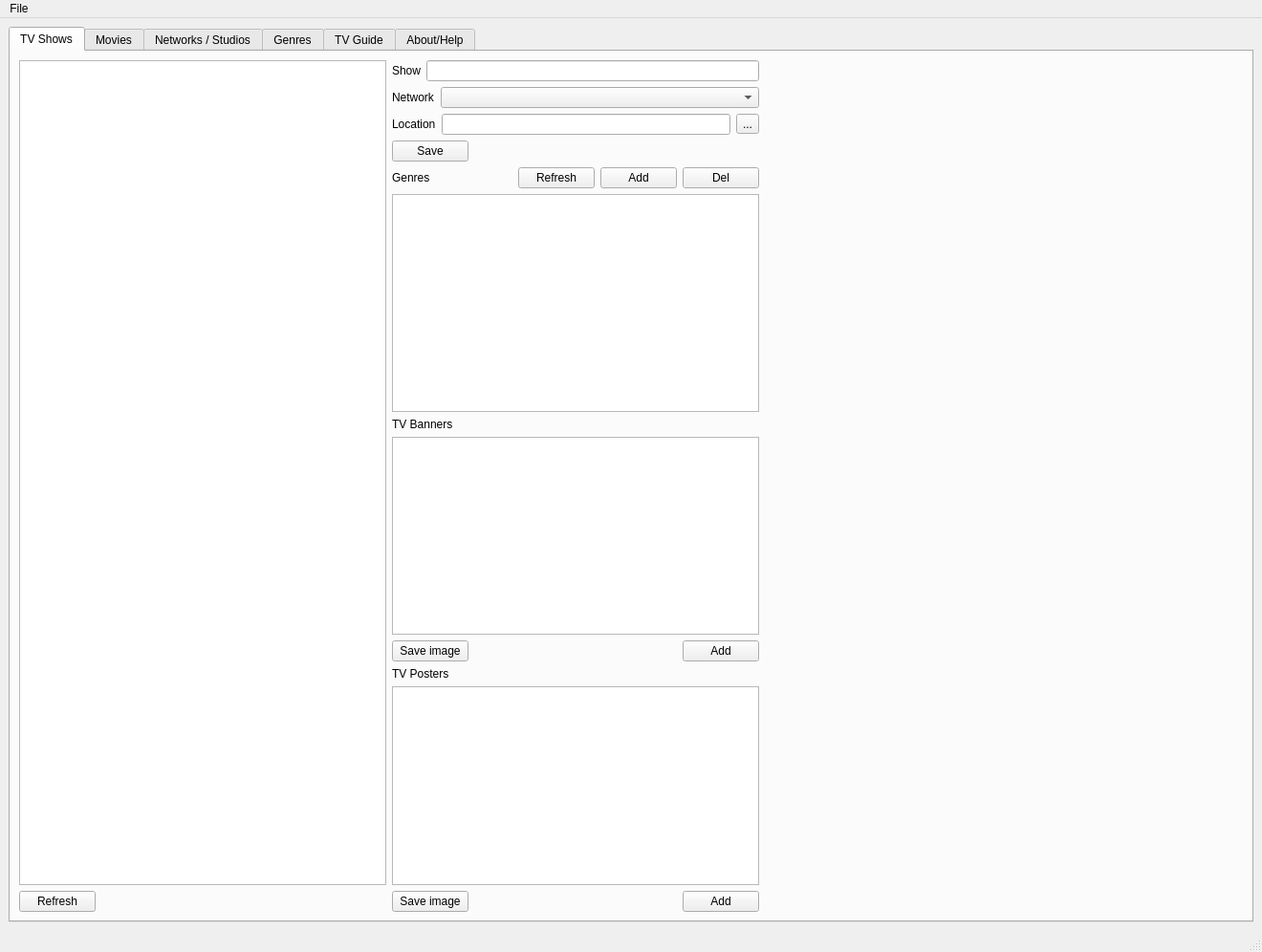
<?xml version="1.0" encoding="UTF-8"?>
<ui version="4.0">
 <class>PseudoTVL</class>
 <widget class="QMainWindow" name="PseudoTVL">
  <property name="geometry">
   <rect>
    <x>0</x>
    <y>0</y>
    <width>1320</width>
    <height>996</height>
   </rect>
  </property>
  <property name="windowTitle">
   <string>PseudoTV Live Manager</string>
  </property>
  <widget class="QWidget" name="centralwidget">
   <layout class="QHBoxLayout" name="horizontalLayout">
    <item>
     <widget class="QTabWidget" name="tabWidget">
      <property name="currentIndex">
       <number>0</number>
      </property>
      <widget class="QWidget" name="TVShowsTab">
       <attribute name="title">
        <string>TV Shows</string>
       </attribute>
       <layout class="QHBoxLayout" name="horizontalLayout_2">
        <item>
         <layout class="QVBoxLayout" name="ShowListLayout">
          <item>
           <widget class="QListWidget" name="ShowListWidget"/>
          </item>
          <item>
           <layout class="QHBoxLayout" name="ShowListRefreshLayout">
            <item>
             <widget class="QPushButton" name="ShowListRefreshButton">
              <property name="text">
               <string>Refresh</string>
              </property>
             </widget>
            </item>
            <item>
             <spacer name="ShowListRefreshSpacer">
              <property name="orientation">
               <enum>Qt::Horizontal</enum>
              </property>
              <property name="sizeHint" stdset="0">
               <size>
                <width>40</width>
                <height>20</height>
               </size>
              </property>
             </spacer>
            </item>
           </layout>
          </item>
         </layout>
        </item>
        <item>
         <layout class="QVBoxLayout" name="middleLayout">
          <item>
           <layout class="QHBoxLayout" name="ShowLayout">
            <item>
             <widget class="QLabel" name="label_3">
              <property name="text">
               <string>Show</string>
              </property>
             </widget>
            </item>
            <item>
             <widget class="QLineEdit" name="lineEdit"/>
            </item>
           </layout>
          </item>
          <item>
           <layout class="QHBoxLayout" name="NetworkDropdownLayout">
            <item>
             <widget class="QLabel" name="label_4">
              <property name="text">
               <string>Network</string>
              </property>
             </widget>
            </item>
            <item>
             <widget class="QComboBox" name="comboBox">
              <property name="sizePolicy">
               <sizepolicy hsizetype="Preferred" vsizetype="Fixed">
                <horstretch>1</horstretch>
                <verstretch>0</verstretch>
               </sizepolicy>
              </property>
             </widget>
            </item>
           </layout>
          </item>
          <item>
           <layout class="QHBoxLayout" name="LocationLayout">
            <item>
             <widget class="QLabel" name="label_5">
              <property name="text">
               <string>Location</string>
              </property>
             </widget>
            </item>
            <item>
             <widget class="QLineEdit" name="lineEdit_2"/>
            </item>
            <item>
             <widget class="QToolButton" name="toolButton">
              <property name="text">
               <string>...</string>
              </property>
             </widget>
            </item>
           </layout>
          </item>
          <item>
           <layout class="QHBoxLayout" name="SaveButtonLayout">
            <item>
             <widget class="QPushButton" name="pushButton_5">
              <property name="text">
               <string>Save</string>
              </property>
             </widget>
            </item>
            <item>
             <spacer name="horizontalSpacer_5">
              <property name="orientation">
               <enum>Qt::Horizontal</enum>
              </property>
              <property name="sizeHint" stdset="0">
               <size>
                <width>40</width>
                <height>20</height>
               </size>
              </property>
             </spacer>
            </item>
           </layout>
          </item>
          <item>
           <layout class="QVBoxLayout" name="GenresLayout">
            <item>
             <layout class="QHBoxLayout" name="GenresButtonLayout">
              <item>
               <widget class="QLabel" name="GenresLabel">
                <property name="text">
                 <string>Genres</string>
                </property>
               </widget>
              </item>
              <item>
               <spacer name="horizontalSpacer_4">
                <property name="orientation">
                 <enum>Qt::Horizontal</enum>
                </property>
                <property name="sizeHint" stdset="0">
                 <size>
                  <width>40</width>
                  <height>20</height>
                 </size>
                </property>
               </spacer>
              </item>
              <item>
               <widget class="QPushButton" name="GenresRefreshButton">
                <property name="text">
                 <string>Refresh</string>
                </property>
               </widget>
              </item>
              <item>
               <widget class="QPushButton" name="GenresAddButton">
                <property name="text">
                 <string>Add</string>
                </property>
               </widget>
              </item>
              <item>
               <widget class="QPushButton" name="pushButton_4">
                <property name="text">
                 <string>Del</string>
                </property>
               </widget>
              </item>
             </layout>
            </item>
            <item>
             <widget class="QListWidget" name="listWidget_2"/>
            </item>
           </layout>
          </item>
          <item>
           <layout class="QVBoxLayout" name="TVBannersLayout">
            <item>
             <widget class="QLabel" name="label_2">
              <property name="text">
               <string>TV Banners</string>
              </property>
             </widget>
            </item>
            <item>
             <widget class="QListWidget" name="listWidget_3"/>
            </item>
            <item>
             <layout class="QHBoxLayout" name="TVBannertsButtonLayou">
              <item>
               <widget class="QPushButton" name="pushButton_6">
                <property name="text">
                 <string>Save image</string>
                </property>
               </widget>
              </item>
              <item>
               <spacer name="horizontalSpacer">
                <property name="orientation">
                 <enum>Qt::Horizontal</enum>
                </property>
                <property name="sizeHint" stdset="0">
                 <size>
                  <width>40</width>
                  <height>20</height>
                 </size>
                </property>
               </spacer>
              </item>
              <item>
               <widget class="QPushButton" name="pushButton_7">
                <property name="text">
                 <string>Add</string>
                </property>
               </widget>
              </item>
             </layout>
            </item>
           </layout>
          </item>
          <item>
           <layout class="QVBoxLayout" name="TVPostersLayout">
            <item>
             <widget class="QLabel" name="label_6">
              <property name="text">
               <string>TV Posters</string>
              </property>
             </widget>
            </item>
            <item>
             <widget class="QListWidget" name="listWidget_4"/>
            </item>
            <item>
             <layout class="QHBoxLayout" name="horizontalLayout_6">
              <item>
               <widget class="QPushButton" name="pushButton_10">
                <property name="text">
                 <string>Save image</string>
                </property>
               </widget>
              </item>
              <item>
               <spacer name="horizontalSpacer_3">
                <property name="orientation">
                 <enum>Qt::Horizontal</enum>
                </property>
                <property name="sizeHint" stdset="0">
                 <size>
                  <width>40</width>
                  <height>20</height>
                 </size>
                </property>
               </spacer>
              </item>
              <item>
               <widget class="QPushButton" name="pushButton_11">
                <property name="text">
                 <string>Add</string>
                </property>
               </widget>
              </item>
             </layout>
            </item>
           </layout>
          </item>
         </layout>
        </item>
        <item>
         <layout class="QVBoxLayout" name="ImagesLayout">
          <item>
           <widget class="QWidget" name="ImageTop" native="true">
            <property name="sizePolicy">
             <sizepolicy hsizetype="Preferred" vsizetype="Preferred">
              <horstretch>0</horstretch>
              <verstretch>1</verstretch>
             </sizepolicy>
            </property>
            <property name="minimumSize">
             <size>
              <width>500</width>
              <height>0</height>
             </size>
            </property>
           </widget>
          </item>
          <item>
           <widget class="QWidget" name="ImageBottom" native="true">
            <property name="sizePolicy">
             <sizepolicy hsizetype="Preferred" vsizetype="Preferred">
              <horstretch>0</horstretch>
              <verstretch>2</verstretch>
             </sizepolicy>
            </property>
           </widget>
          </item>
         </layout>
        </item>
       </layout>
      </widget>
      <widget class="QWidget" name="MoviesTab">
       <attribute name="title">
        <string>Movies</string>
       </attribute>
       <layout class="QHBoxLayout" name="horizontalLayout_3">
        <item>
         <widget class="QListWidget" name="ShowListWidget_2"/>
        </item>
        <item>
         <layout class="QVBoxLayout" name="verticalLayout">
          <item>
           <layout class="QHBoxLayout" name="NetworkDropdownLayout_2">
            <item>
             <widget class="QComboBox" name="comboBox_2">
              <property name="sizePolicy">
               <sizepolicy hsizetype="Preferred" vsizetype="Fixed">
                <horstretch>1</horstretch>
                <verstretch>0</verstretch>
               </sizepolicy>
              </property>
             </widget>
            </item>
            <item>
             <widget class="QToolButton" name="toolButton_3">
              <property name="text">
               <string>...</string>
              </property>
             </widget>
            </item>
           </layout>
          </item>
          <item>
           <widget class="QLineEdit" name="lineEdit_4"/>
          </item>
          <item>
           <layout class="QHBoxLayout" name="SaveButtonLayout_2">
            <item>
             <widget class="QPushButton" name="pushButton_12">
              <property name="text">
               <string>Save</string>
              </property>
             </widget>
            </item>
            <item>
             <spacer name="horizontalSpacer_6">
              <property name="orientation">
               <enum>Qt::Horizontal</enum>
              </property>
              <property name="sizeHint" stdset="0">
               <size>
                <width>40</width>
                <height>20</height>
               </size>
              </property>
             </spacer>
            </item>
           </layout>
          </item>
          <item>
           <layout class="QVBoxLayout" name="GenresLayout_2">
            <item>
             <layout class="QHBoxLayout" name="GenresButtonLayout_2">
              <item>
               <widget class="QLabel" name="GenresLabel_2">
                <property name="text">
                 <string>Genres</string>
                </property>
               </widget>
              </item>
              <item>
               <spacer name="horizontalSpacer_7">
                <property name="orientation">
                 <enum>Qt::Horizontal</enum>
                </property>
                <property name="sizeHint" stdset="0">
                 <size>
                  <width>40</width>
                  <height>20</height>
                 </size>
                </property>
               </spacer>
              </item>
              <item>
               <widget class="QPushButton" name="GenresAddButton_2">
                <property name="text">
                 <string>Add</string>
                </property>
               </widget>
              </item>
              <item>
               <widget class="QPushButton" name="pushButton_13">
                <property name="text">
                 <string>Del</string>
                </property>
               </widget>
              </item>
             </layout>
            </item>
            <item>
             <widget class="QListWidget" name="listWidget_5"/>
            </item>
           </layout>
          </item>
          <item>
           <layout class="QVBoxLayout" name="TVBannersLayout_2">
            <item>
             <widget class="QListWidget" name="listWidget_6"/>
            </item>
            <item>
             <layout class="QHBoxLayout" name="TVBannertsButtonLayou_2">
              <item>
               <widget class="QPushButton" name="pushButton_14">
                <property name="text">
                 <string>Save image</string>
                </property>
               </widget>
              </item>
              <item>
               <spacer name="horizontalSpacer_8">
                <property name="orientation">
                 <enum>Qt::Horizontal</enum>
                </property>
                <property name="sizeHint" stdset="0">
                 <size>
                  <width>40</width>
                  <height>20</height>
                 </size>
                </property>
               </spacer>
              </item>
              <item>
               <widget class="QPushButton" name="pushButton_15">
                <property name="text">
                 <string>Add</string>
                </property>
               </widget>
              </item>
             </layout>
            </item>
           </layout>
          </item>
         </layout>
        </item>
        <item>
         <layout class="QVBoxLayout" name="ImagesLayout_2">
          <item>
           <widget class="QWidget" name="ImageTop_2" native="true">
            <property name="sizePolicy">
             <sizepolicy hsizetype="Preferred" vsizetype="Preferred">
              <horstretch>0</horstretch>
              <verstretch>1</verstretch>
             </sizepolicy>
            </property>
            <property name="minimumSize">
             <size>
              <width>500</width>
              <height>0</height>
             </size>
            </property>
           </widget>
          </item>
         </layout>
        </item>
       </layout>
       <zorder>layoutWidget_2</zorder>
       <zorder>layoutWidget_3</zorder>
       <zorder>layoutWidget_4</zorder>
       <zorder>ShowListWidget_2</zorder>
      </widget>
      <widget class="QWidget" name="NetworksStudiosTab">
       <attribute name="title">
        <string>Networks / Studios</string>
       </attribute>
       <layout class="QHBoxLayout" name="horizontalLayout_4">
        <item>
         <layout class="QVBoxLayout" name="verticalLayout_4">
          <item>
           <widget class="QLabel" name="label">
            <property name="text">
             <string>TV Networks</string>
            </property>
           </widget>
          </item>
          <item>
           <widget class="QListWidget" name="listWidget"/>
          </item>
         </layout>
        </item>
        <item>
         <layout class="QVBoxLayout" name="verticalLayout_2">
          <item>
           <widget class="QListWidget" name="listWidget_8">
            <property name="sizePolicy">
             <sizepolicy hsizetype="Expanding" vsizetype="Expanding">
              <horstretch>1</horstretch>
              <verstretch>1</verstretch>
             </sizepolicy>
            </property>
           </widget>
          </item>
          <item>
           <widget class="QWidget" name="widget" native="true">
            <property name="sizePolicy">
             <sizepolicy hsizetype="Preferred" vsizetype="Preferred">
              <horstretch>1</horstretch>
              <verstretch>1</verstretch>
             </sizepolicy>
            </property>
           </widget>
          </item>
         </layout>
        </item>
        <item>
         <layout class="QVBoxLayout" name="verticalLayout_5">
          <item>
           <widget class="QLabel" name="label_7">
            <property name="text">
             <string>Movie Studios</string>
            </property>
           </widget>
          </item>
          <item>
           <widget class="QListWidget" name="listWidget_7"/>
          </item>
         </layout>
        </item>
        <item>
         <layout class="QVBoxLayout" name="verticalLayout_3">
          <item>
           <widget class="QListWidget" name="listWidget_9">
            <property name="sizePolicy">
             <sizepolicy hsizetype="Expanding" vsizetype="Expanding">
              <horstretch>1</horstretch>
              <verstretch>1</verstretch>
             </sizepolicy>
            </property>
           </widget>
          </item>
          <item>
           <widget class="QWidget" name="widget_3" native="true">
            <property name="sizePolicy">
             <sizepolicy hsizetype="Preferred" vsizetype="Preferred">
              <horstretch>1</horstretch>
              <verstretch>1</verstretch>
             </sizepolicy>
            </property>
           </widget>
          </item>
         </layout>
        </item>
        <item>
         <widget class="QWidget" name="widget_2" native="true"/>
        </item>
       </layout>
      </widget>
      <widget class="QWidget" name="GenresTab">
       <attribute name="title">
        <string>Genres</string>
       </attribute>
       <layout class="QHBoxLayout" name="horizontalLayout_7">
        <item>
         <widget class="QListWidget" name="listWidget_12"/>
        </item>
        <item>
         <layout class="QVBoxLayout" name="verticalLayout_6">
          <item>
           <widget class="QLabel" name="label_8">
            <property name="text">
             <string>TV Shows</string>
            </property>
           </widget>
          </item>
          <item>
           <widget class="QListWidget" name="listWidget_10"/>
          </item>
         </layout>
        </item>
        <item>
         <layout class="QVBoxLayout" name="verticalLayout_7">
          <item>
           <widget class="QLabel" name="label_9">
            <property name="text">
             <string>Movies</string>
            </property>
           </widget>
          </item>
          <item>
           <widget class="QListWidget" name="listWidget_11"/>
          </item>
         </layout>
        </item>
       </layout>
      </widget>
      <widget class="QWidget" name="TVGuideTab">
       <attribute name="title">
        <string>TV Guide</string>
       </attribute>
       <layout class="QHBoxLayout" name="horizontalLayout_10">
        <item>
         <layout class="QVBoxLayout" name="verticalLayout_9">
          <item>
           <widget class="QListWidget" name="listWidget_13"/>
          </item>
          <item>
           <layout class="QHBoxLayout" name="horizontalLayout_11">
            <item>
             <widget class="QPushButton" name="pushButton">
              <property name="text">
               <string>Add</string>
              </property>
             </widget>
            </item>
            <item>
             <widget class="QPushButton" name="pushButton_2">
              <property name="text">
               <string>Del</string>
              </property>
             </widget>
            </item>
            <item>
             <widget class="QPushButton" name="pushButton_3">
              <property name="text">
               <string>Save</string>
              </property>
             </widget>
            </item>
           </layout>
          </item>
         </layout>
        </item>
        <item>
         <layout class="QVBoxLayout" name="verticalLayout_28">
          <item>
           <layout class="QHBoxLayout" name="horizontalLayout_9">
            <item>
             <layout class="QVBoxLayout" name="verticalLayout_24">
              <property name="rightMargin">
               <number>20</number>
              </property>
              <item>
               <widget class="QLabel" name="label_10">
                <property name="text">
                 <string>Channel X</string>
                </property>
               </widget>
              </item>
              <item>
               <layout class="QHBoxLayout" name="horizontalLayout_8">
                <item>
                 <layout class="QVBoxLayout" name="verticalLayout_19">
                  <item>
                   <widget class="QLabel" name="label_11">
                    <property name="text">
                     <string>Name:</string>
                    </property>
                   </widget>
                  </item>
                  <item>
                   <widget class="QLabel" name="label_12">
                    <property name="text">
                     <string>Type:</string>
                    </property>
                   </widget>
                  </item>
                  <item>
                   <widget class="QLabel" name="label_25">
                    <property name="text">
                     <string/>
                    </property>
                   </widget>
                  </item>
                 </layout>
                </item>
                <item>
                 <layout class="QVBoxLayout" name="verticalLayout_8">
                  <item>
                   <widget class="QLineEdit" name="lineEdit_3">
                    <property name="sizePolicy">
                     <sizepolicy hsizetype="Expanding" vsizetype="Fixed">
                      <horstretch>1</horstretch>
                      <verstretch>0</verstretch>
                     </sizepolicy>
                    </property>
                   </widget>
                  </item>
                  <item>
                   <widget class="QComboBox" name="comboBox_3">
                    <property name="sizePolicy">
                     <sizepolicy hsizetype="Preferred" vsizetype="Fixed">
                      <horstretch>1</horstretch>
                      <verstretch>0</verstretch>
                     </sizepolicy>
                    </property>
                   </widget>
                  </item>
                  <item>
                   <widget class="QComboBox" name="comboBox_4">
                    <property name="sizePolicy">
                     <sizepolicy hsizetype="Preferred" vsizetype="Fixed">
                      <horstretch>1</horstretch>
                      <verstretch>0</verstretch>
                     </sizepolicy>
                    </property>
                   </widget>
                  </item>
                 </layout>
                </item>
               </layout>
              </item>
              <item>
               <spacer name="verticalSpacer_2">
                <property name="orientation">
                 <enum>Qt::Vertical</enum>
                </property>
                <property name="sizeHint" stdset="0">
                 <size>
                  <width>20</width>
                  <height>40</height>
                 </size>
                </property>
               </spacer>
              </item>
             </layout>
            </item>
            <item>
             <layout class="QVBoxLayout" name="verticalLayout_27">
              <item>
               <widget class="QCheckBox" name="checkBox">
                <property name="text">
                 <string>Display logo</string>
                </property>
               </widget>
              </item>
              <item>
               <widget class="QCheckBox" name="checkBox_2">
                <property name="text">
                 <string>Force random mode</string>
                </property>
               </widget>
              </item>
              <item>
               <widget class="QCheckBox" name="checkBox_3">
                <property name="text">
                 <string>Force resume mode</string>
                </property>
               </widget>
              </item>
              <item>
               <widget class="QCheckBox" name="checkBox_4">
                <property name="text">
                 <string>Only play unwatched</string>
                </property>
               </widget>
              </item>
              <item>
               <widget class="QCheckBox" name="checkBox_5">
                <property name="text">
                 <string>Only play watched</string>
                </property>
               </widget>
              </item>
              <item>
               <widget class="QCheckBox" name="checkBox_6">
                <property name="text">
                 <string>Exclude Strms?</string>
                </property>
               </widget>
              </item>
              <item>
               <widget class="QCheckBox" name="checkBox_7">
                <property name="text">
                 <string>Exclude BCTs?</string>
                </property>
               </widget>
              </item>
              <item>
               <widget class="QCheckBox" name="checkBox_8">
                <property name="text">
                 <string>Disable ComingUp Popup</string>
                </property>
               </widget>
              </item>
              <item>
               <spacer name="verticalSpacer_3">
                <property name="orientation">
                 <enum>Qt::Vertical</enum>
                </property>
                <property name="sizeHint" stdset="0">
                 <size>
                  <width>20</width>
                  <height>40</height>
                 </size>
                </property>
               </spacer>
              </item>
             </layout>
            </item>
            <item>
             <layout class="QVBoxLayout" name="verticalLayout_26">
              <item>
               <widget class="QCheckBox" name="checkBox_9">
                <property name="text">
                 <string>Don't play this channel</string>
                </property>
               </widget>
              </item>
              <item>
               <widget class="QCheckBox" name="checkBox_10">
                <property name="text">
                 <string>Force real-time mode</string>
                </property>
               </widget>
              </item>
              <item>
               <widget class="QCheckBox" name="checkBox_11">
                <property name="text">
                 <string>Pause when not watching</string>
                </property>
               </widget>
              </item>
              <item>
               <widget class="QCheckBox" name="checkBox_12">
                <property name="text">
                 <string>Play shows in order</string>
                </property>
               </widget>
              </item>
              <item>
               <layout class="QVBoxLayout" name="verticalLayout_25">
                <item>
                 <widget class="QLabel" name="label_30">
                  <property name="text">
                   <string>Reset Every X Hours</string>
                  </property>
                 </widget>
                </item>
                <item>
                 <widget class="QLineEdit" name="lineEdit_9">
                  <property name="sizePolicy">
                   <sizepolicy hsizetype="Minimum" vsizetype="Fixed">
                    <horstretch>0</horstretch>
                    <verstretch>0</verstretch>
                   </sizepolicy>
                  </property>
                 </widget>
                </item>
                <item>
                 <spacer name="verticalSpacer">
                  <property name="orientation">
                   <enum>Qt::Vertical</enum>
                  </property>
                  <property name="sizeHint" stdset="0">
                   <size>
                    <width>20</width>
                    <height>40</height>
                   </size>
                  </property>
                 </spacer>
                </item>
               </layout>
              </item>
             </layout>
            </item>
           </layout>
          </item>
          <item>
           <layout class="QHBoxLayout" name="horizontalLayout_21">
            <item>
             <layout class="QVBoxLayout" name="verticalLayout_23">
              <item>
               <widget class="QLabel" name="label_29">
                <property name="text">
                 <string> </string>
                </property>
               </widget>
              </item>
              <item>
               <widget class="QListWidget" name="listWidget_36"/>
              </item>
              <item>
               <layout class="QHBoxLayout" name="horizontalLayout_25"/>
              </item>
             </layout>
            </item>
            <item>
             <layout class="QVBoxLayout" name="verticalLayout_22">
              <item>
               <widget class="QLabel" name="label_28">
                <property name="text">
                 <string>Interleaved Channels</string>
                </property>
                <property name="alignment">
                 <set>Qt::AlignCenter</set>
                </property>
               </widget>
              </item>
              <item>
               <widget class="QListWidget" name="listWidget_35"/>
              </item>
              <item>
               <layout class="QHBoxLayout" name="horizontalLayout_24">
                <item>
                 <spacer name="horizontalSpacer_18">
                  <property name="orientation">
                   <enum>Qt::Horizontal</enum>
                  </property>
                  <property name="sizeHint" stdset="0">
                   <size>
                    <width>40</width>
                    <height>20</height>
                   </size>
                  </property>
                 </spacer>
                </item>
                <item>
                 <widget class="QPushButton" name="pushButton_37">
                  <property name="text">
                   <string>Del</string>
                  </property>
                 </widget>
                </item>
               </layout>
              </item>
             </layout>
            </item>
            <item>
             <layout class="QVBoxLayout" name="verticalLayout_21">
              <item>
               <widget class="QLabel" name="label_27">
                <property name="text">
                 <string>Channel Scheduling</string>
                </property>
                <property name="alignment">
                 <set>Qt::AlignCenter</set>
                </property>
               </widget>
              </item>
              <item>
               <widget class="QListWidget" name="listWidget_34"/>
              </item>
              <item>
               <layout class="QHBoxLayout" name="horizontalLayout_23">
                <item>
                 <widget class="QPushButton" name="pushButton_34">
                  <property name="text">
                   <string>Add</string>
                  </property>
                 </widget>
                </item>
                <item>
                 <widget class="QPushButton" name="pushButton_35">
                  <property name="text">
                   <string>Del</string>
                  </property>
                 </widget>
                </item>
                <item>
                 <spacer name="horizontalSpacer_20">
                  <property name="orientation">
                   <enum>Qt::Horizontal</enum>
                  </property>
                  <property name="sizeHint" stdset="0">
                   <size>
                    <width>40</width>
                    <height>20</height>
                   </size>
                  </property>
                 </spacer>
                </item>
               </layout>
              </item>
             </layout>
            </item>
            <item>
             <layout class="QVBoxLayout" name="verticalLayout_20">
              <item>
               <widget class="QLabel" name="label_26">
                <property name="text">
                 <string>Don't Include these shows</string>
                </property>
                <property name="alignment">
                 <set>Qt::AlignCenter</set>
                </property>
               </widget>
              </item>
              <item>
               <widget class="QListWidget" name="listWidget_33"/>
              </item>
              <item>
               <layout class="QHBoxLayout" name="horizontalLayout_22">
                <item>
                 <widget class="QPushButton" name="pushButton_32">
                  <property name="text">
                   <string>Add</string>
                  </property>
                 </widget>
                </item>
                <item>
                 <widget class="QPushButton" name="pushButton_33">
                  <property name="text">
                   <string>Del</string>
                  </property>
                 </widget>
                </item>
                <item>
                 <spacer name="horizontalSpacer_19">
                  <property name="orientation">
                   <enum>Qt::Horizontal</enum>
                  </property>
                  <property name="sizeHint" stdset="0">
                   <size>
                    <width>40</width>
                    <height>20</height>
                   </size>
                  </property>
                 </spacer>
                </item>
               </layout>
              </item>
             </layout>
            </item>
           </layout>
          </item>
         </layout>
        </item>
       </layout>
      </widget>
      <widget class="QWidget" name="tab_6">
       <attribute name="title">
        <string>About/Help</string>
       </attribute>
      </widget>
     </widget>
    </item>
   </layout>
  </widget>
  <widget class="QMenuBar" name="menubar">
   <property name="geometry">
    <rect>
     <x>0</x>
     <y>0</y>
     <width>1320</width>
     <height>31</height>
    </rect>
   </property>
   <widget class="QMenu" name="menuFile">
    <property name="title">
     <string>File</string>
    </property>
    <addaction name="actionSettings"/>
    <addaction name="actionExit"/>
   </widget>
   <addaction name="menuFile"/>
  </widget>
  <widget class="QStatusBar" name="statusbar"/>
  <action name="actionSettings">
   <property name="text">
    <string>Settings</string>
   </property>
  </action>
  <action name="actionExit">
   <property name="text">
    <string>Exit</string>
   </property>
  </action>
 </widget>
 <resources/>
 <connections/>
</ui>
